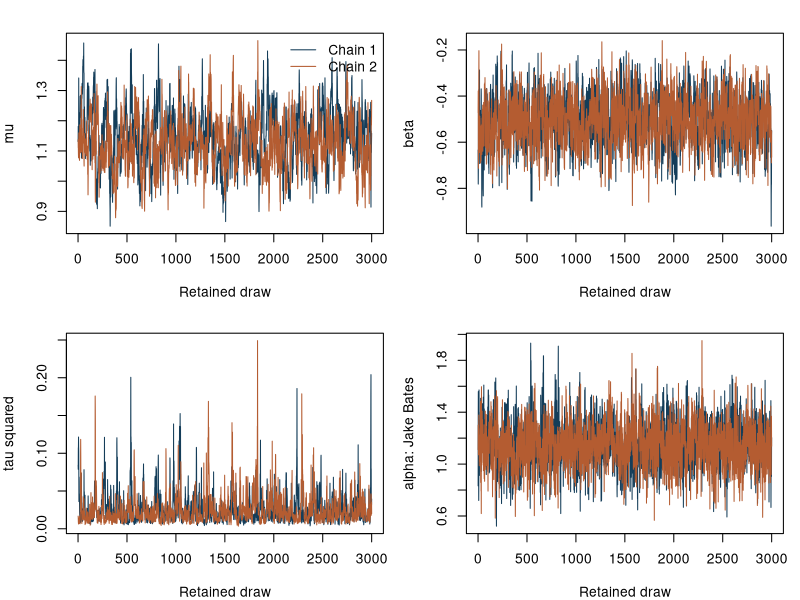
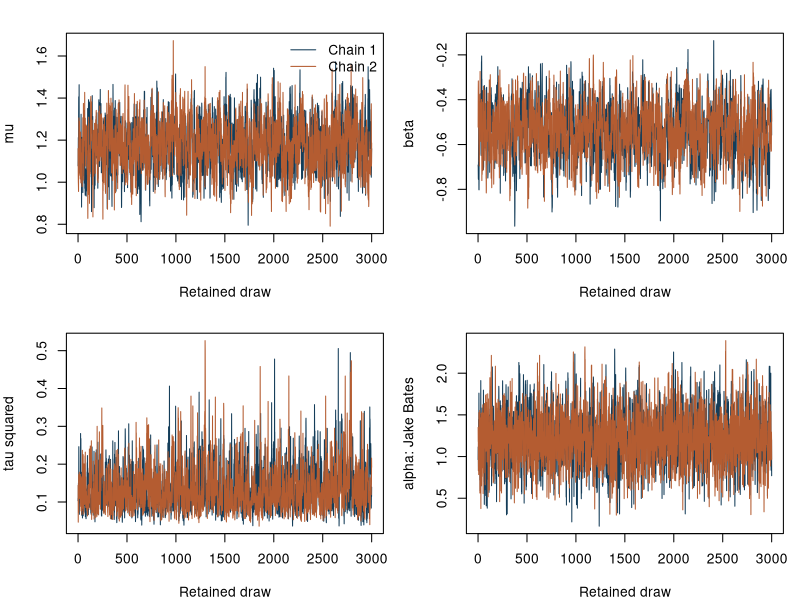

Recreate these plots in R, in order.
## ---- chunk 1
# 1. Read and inspect the observed counts.
counts <- read.csv("nfl_2026_field_goals.csv")
band_score <- c("30-39" = -1, "40-49" = 0, "50-59" = 1)
stopifnot(
  all(counts$distance_band %in% names(band_score)),
  all(counts$attempts >= counts$made & counts$made >= 0),
  !anyDuplicated(counts[c("kicker", "distance_band")])
)
counts <- counts[counts$attempts > 0, ]
kicker_names <- sort(unique(counts$kicker))
focus <- c("Jake Bates", "Spencer Shrader")
band_totals <- aggregate(cbind(made, attempts) ~ distance_band, counts, sum)
band_totals$raw_rate <- with(band_totals, made / attempts)
long_counts <- counts[counts$distance_band == "50-59", c("kicker", "made", "attempts")]
long_counts$raw_rate <- with(long_counts, made / attempts)
print(band_totals, row.names = FALSE)
print(long_counts[match(focus, long_counts$kicker), ], row.names = FALSE)
## ---- chunk 2
# 2. Expand each kicker-by-band cell to binary observations.
cell <- rep(seq_len(nrow(counts)), counts$attempts)
kicks <- data.frame(
  kicker = counts$kicker[cell],
  group = match(counts$kicker[cell], kicker_names),
  x = unname(band_score[counts$distance_band[cell]]),
  y = as.integer(sequence(counts$attempts) <= counts$made[cell])
)
stopifnot(nrow(kicks) == sum(counts$attempts), sum(kicks$y) == sum(counts$made))
## ---- chunk 3
# 3. Gibbs sampler.
draw_latent <- function(eta, y) {
  sign_y <- 2 * y - 1
  signed_eta <- sign_y * eta
  log_tail <- log(runif(length(y))) + pnorm(signed_eta, log.p = TRUE)

  # TODO 1:
  centered <- qnorm(log_tail, lower.tail = FALSE, log.p = TRUE)
  z <- sign_y * (signed_eta + centered)
  stopifnot(all(is.finite(z)), all(sign_y * z > 0))
  z
}

gibbs_probit <- function(b, seed, mu_start, beta_start, tau2_start,
                         iterations = 4000L, burn = 1000L) {
  stopifnot(iterations > burn, burn >= 0, b > 0, tau2_start > 0)
  set.seed(seed)
  g <- kicks$group
  x <- kicks$x
  y <- kicks$y
  J <- length(kicker_names)
  n_j <- tabulate(g, nbins = J)
  mu <- mu_start
  beta <- beta_start
  tau2 <- tau2_start
  alpha <- rep(mu, J)
  draws <- matrix(NA_real_, nrow = iterations - burn, ncol = J + 3L,
                  dimnames = list(NULL, c("mu", "beta", "tau2", kicker_names)))

  for (iteration in seq_len(iterations)) {
    z <- draw_latent(alpha[g] + beta * x, y)

    # TODO 2: 
    sum_by_kicker <- as.numeric(rowsum(z - beta * x, g, reorder = TRUE))
    alpha_var <- 1 / (n_j + 1 / tau2)
    alpha_mean <- alpha_var * (sum_by_kicker + mu / tau2)
    alpha <- rnorm(J, mean = alpha_mean, sd = sqrt(alpha_var))

    # TODO 3:
    beta_var <- 1 / (sum(x^2) + 1)
    beta_mean <- beta_var * sum(x * (z - alpha[g]))
    beta <- rnorm(1, mean = beta_mean, sd = sqrt(beta_var))

    mu_var <- 1 / (J / tau2 + 1)
    mu_mean <- mu_var * (sum(alpha) / tau2 + 1)
    mu <- rnorm(1, mean = mu_mean, sd = sqrt(mu_var))

    # TODO 4: 
    tau_shape <- 3 + J / 2
    tau_scale <- b + sum((alpha - mu)^2) / 2
    tau2 <- 1 / rgamma(1, shape = tau_shape, rate = tau_scale)

    if (iteration > burn) {
      draws[iteration - burn, ] <- c(mu, beta, tau2, alpha)
    }
  }
  draws
}

fit_prior <- function(b, seed) {
  list(
    gibbs_probit(b, seed, mu_start = 0.3, beta_start = 0.5, tau2_start = 0.03),
    gibbs_probit(b, seed + 1L, mu_start = 1.7, beta_start = -0.5, tau2_start = 0.5)
  )
}

plot_traces <- function(chains) {
  saved_par <- par(mfrow = c(2, 2), mar = c(4, 4, 2, 1))
  on.exit(par(saved_par))
  trace_names <- c("mu", "beta", "tau2", focus[1])
  trace_labels <- c("mu", "beta", "tau squared", paste("alpha:", focus[1]))
  for (j in seq_along(trace_names)) {
    name <- trace_names[j]
    trace <- cbind(chains[[1]][, name], chains[[2]][, name])
    matplot(trace, type = "l", lty = 1, col = c("#143D59", "#B45C31"),
            xlab = "Retained draw", ylab = trace_labels[j])
    if (j == 1L) {
      legend("topright", c("Chain 1", "Chain 2"), lty = 1,
             col = c("#143D59", "#B45C31"), bty = "n")
    }
  }
}
## ---- chunk 4
# 4. Summarize 50-59-yard probability draws and predict a 10-attempt count.
long_probabilities <- function(chains, kicker) {
  draws <- rbind(chains[[1]], chains[[2]])
  pnorm(draws[, kicker] + draws[, "beta"])
}

summarize_long <- function(chains, prior, kicker) {
  p <- long_probabilities(chains, kicker)
  interval <- quantile(p, c(0.05, 0.95), names = FALSE)
  observed <- long_counts[match(kicker, long_counts$kicker), ]
  data.frame(prior = prior, kicker = kicker, made = observed$made,
             attempts = observed$attempts, raw_rate = observed$raw_rate,
             posterior_mean = mean(p), lower_90 = interval[1],
             upper_90 = interval[2])
}

predict_ten <- function(chains, prior, kicker) {
  p <- long_probabilities(chains, kicker)
  # TODO 5: one Binomial(10, p) count per posterior draw of p
  makes <- rbinom(length(p), size = 10, prob = p)
  interval <- quantile(makes, c(0.05, 0.95), names = FALSE, type = 1)
  data.frame(prior = prior, kicker = kicker, expected_makes = mean(makes),
             lower_90 = interval[1], upper_90 = interval[2],
             prob_at_least_7 = mean(makes >= 7))
}
## ---- chunk 5
# 5. Run the analysis.
fits <- list(strong = fit_prior(b = 0.05, seed = 40201L),
             weak = fit_prior(b = 0.50, seed = 40203L))

parameter_summary <- do.call(rbind, lapply(names(fits), function(prior) {
  draws <- rbind(fits[[prior]][[1]], fits[[prior]][[2]])
  data.frame(prior = prior, median_tau2 = median(draws[, "tau2"]),
             prob_beta_negative = mean(draws[, "beta"] < 0))
}))
probability_summary <- do.call(rbind, lapply(names(fits), function(prior) {
  do.call(rbind, lapply(focus, function(kicker) {
    summarize_long(fits[[prior]], prior, kicker)
  }))
}))
set.seed(40205L)
predictive_summary <- do.call(rbind, lapply(names(fits), function(prior) {
  do.call(rbind, lapply(focus, function(kicker) {
    predict_ten(fits[[prior]], prior, kicker)
  }))
}))
print(parameter_summary, digits = 3, row.names = FALSE)
print(probability_summary, digits = 3, row.names = FALSE)
print(predictive_summary, digits = 3, row.names = FALSE)

plot_traces(fits$strong)
plot_traces(fits$weak)
